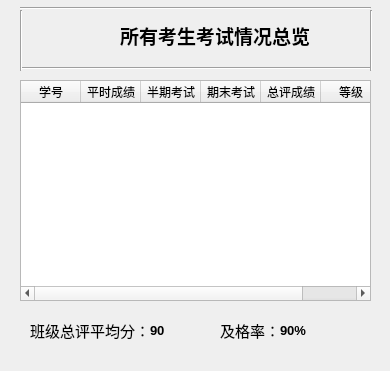
<?xml version="1.0" encoding="UTF-8"?>
<ui version="4.0">
 <class>scoreDlg</class>
 <widget class="QDialog" name="scoreDlg">
  <property name="geometry">
   <rect>
    <x>0</x>
    <y>0</y>
    <width>390</width>
    <height>371</height>
   </rect>
  </property>
  <property name="windowTitle">
   <string>Dialog</string>
  </property>
  <widget class="QLabel" name="label_2">
   <property name="geometry">
    <rect>
     <x>50</x>
     <y>10</y>
     <width>51</width>
     <height>51</height>
    </rect>
   </property>
   <property name="text">
    <string/>
   </property>
   <property name="pixmap">
    <pixmap resource="pic.qrc">:/new/prefix1/Final_version/Test1_proj/pic/njupt.png</pixmap>
   </property>
   <property name="scaledContents">
    <bool>true</bool>
   </property>
  </widget>
  <widget class="Line" name="line_3">
   <property name="geometry">
    <rect>
     <x>20</x>
     <y>60</y>
     <width>351</width>
     <height>16</height>
    </rect>
   </property>
   <property name="orientation">
    <enum>Qt::Horizontal</enum>
   </property>
  </widget>
  <widget class="Line" name="line_4">
   <property name="geometry">
    <rect>
     <x>370</x>
     <y>10</y>
     <width>3</width>
     <height>61</height>
    </rect>
   </property>
   <property name="orientation">
    <enum>Qt::Vertical</enum>
   </property>
  </widget>
  <widget class="QTableWidget" name="scoreTable">
   <property name="geometry">
    <rect>
     <x>20</x>
     <y>80</y>
     <width>351</width>
     <height>221</height>
    </rect>
   </property>
   <property name="rowCount">
    <number>0</number>
   </property>
   <property name="columnCount">
    <number>6</number>
   </property>
   <attribute name="horizontalHeaderDefaultSectionSize">
    <number>60</number>
   </attribute>
   <column>
    <property name="text">
     <string>学号</string>
    </property>
   </column>
   <column>
    <property name="text">
     <string>平时成绩</string>
    </property>
   </column>
   <column>
    <property name="text">
     <string>半期考试</string>
    </property>
   </column>
   <column>
    <property name="text">
     <string>期末考试</string>
    </property>
   </column>
   <column>
    <property name="text">
     <string>总评成绩</string>
    </property>
   </column>
   <column>
    <property name="text">
     <string>等级</string>
    </property>
   </column>
  </widget>
  <widget class="QLabel" name="label">
   <property name="geometry">
    <rect>
     <x>120</x>
     <y>20</y>
     <width>221</width>
     <height>31</height>
    </rect>
   </property>
   <property name="font">
    <font>
     <family>楷体</family>
     <pointsize>14</pointsize>
     <weight>75</weight>
     <bold>true</bold>
    </font>
   </property>
   <property name="text">
    <string>所有考生考试情况总览</string>
   </property>
  </widget>
  <widget class="Line" name="line_2">
   <property name="geometry">
    <rect>
     <x>20</x>
     <y>10</y>
     <width>3</width>
     <height>61</height>
    </rect>
   </property>
   <property name="orientation">
    <enum>Qt::Vertical</enum>
   </property>
  </widget>
  <widget class="Line" name="line">
   <property name="geometry">
    <rect>
     <x>20</x>
     <y>0</y>
     <width>351</width>
     <height>16</height>
    </rect>
   </property>
   <property name="orientation">
    <enum>Qt::Horizontal</enum>
   </property>
  </widget>
  <widget class="QLabel" name="label_3">
   <property name="geometry">
    <rect>
     <x>30</x>
     <y>320</y>
     <width>121</width>
     <height>21</height>
    </rect>
   </property>
   <property name="font">
    <font>
     <pointsize>11</pointsize>
    </font>
   </property>
   <property name="text">
    <string>班级总评平均分：</string>
   </property>
  </widget>
  <widget class="QLabel" name="label_4">
   <property name="geometry">
    <rect>
     <x>220</x>
     <y>320</y>
     <width>61</width>
     <height>21</height>
    </rect>
   </property>
   <property name="font">
    <font>
     <pointsize>11</pointsize>
    </font>
   </property>
   <property name="text">
    <string>及格率：</string>
   </property>
  </widget>
  <widget class="QLabel" name="aveLabel">
   <property name="geometry">
    <rect>
     <x>150</x>
     <y>320</y>
     <width>51</width>
     <height>21</height>
    </rect>
   </property>
   <property name="font">
    <font>
     <pointsize>10</pointsize>
     <weight>75</weight>
     <bold>true</bold>
    </font>
   </property>
   <property name="text">
    <string>90</string>
   </property>
  </widget>
  <widget class="QLabel" name="passRate">
   <property name="geometry">
    <rect>
     <x>280</x>
     <y>320</y>
     <width>91</width>
     <height>21</height>
    </rect>
   </property>
   <property name="font">
    <font>
     <pointsize>10</pointsize>
     <weight>75</weight>
     <bold>true</bold>
    </font>
   </property>
   <property name="text">
    <string>90%</string>
   </property>
  </widget>
  <widget class="QLabel" name="label_6">
   <property name="geometry">
    <rect>
     <x>0</x>
     <y>0</y>
     <width>391</width>
     <height>371</height>
    </rect>
   </property>
   <property name="text">
    <string/>
   </property>
   <property name="pixmap">
    <pixmap resource="pic.qrc">:/new/prefix1/Final_version/Test1_proj/pic/background_4.png</pixmap>
   </property>
   <property name="scaledContents">
    <bool>true</bool>
   </property>
  </widget>
  <zorder>label_6</zorder>
  <zorder>label_2</zorder>
  <zorder>line_3</zorder>
  <zorder>line_4</zorder>
  <zorder>scoreTable</zorder>
  <zorder>label</zorder>
  <zorder>line_2</zorder>
  <zorder>line</zorder>
  <zorder>label_3</zorder>
  <zorder>label_4</zorder>
  <zorder>aveLabel</zorder>
  <zorder>passRate</zorder>
 </widget>
 <resources>
  <include location="pic.qrc"/>
 </resources>
 <connections/>
</ui>
